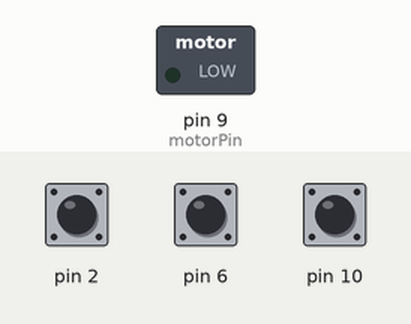
Simulated run of this sketch. Board: Arduino Uno, built with avr-gcc and run on an emulated ATmega328P. Parts: switched loads named in the sketch (green lamp = pin HIGH). The test bench sets the inputs (shaded band); at power-on: pin 2 HIGH, pin 6 HIGH, pin 10 HIGH. What the sketch prints to the serial monitor is not drawn.

Above: at 1.2 s.
1.3 s: pin 2 pulled LOW for 0.15 s
At 1.7 s:
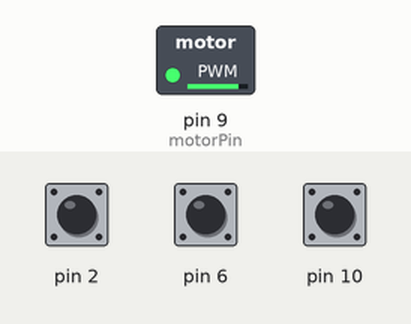
2.9 s: pin 6 pulled LOW for 0.15 s
6.0 s: pin 10 pulled LOW for 0.15 s
9.1 s: pin 2 pulled LOW for 1 s
13.1 s: pin 6 pulled LOW for 1 s
17.1 s: pin 10 pulled LOW for 1 s
Timing chart, 0 to 20.1 s (numbered marks = the images above; inputs shaded):
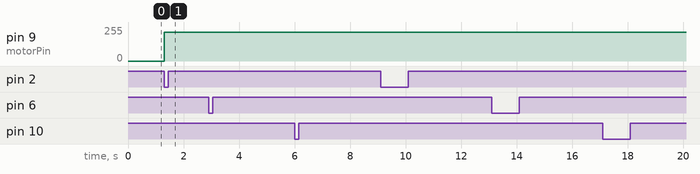

The sketch:

automata_alternate.ino
```cpp
#include <CapacitiveSensor.h>

long automataCS;
long bracelet1, bracelet2;
int motorPin = 9;
int braceletStates[2] = {0}; // index position (0 or 1) refers to either bracelet1 or bracelet2

CapacitiveSensor cs_3_2 = CapacitiveSensor(3, 2);  // 10 megohm resistor between pins 4 & 2, pin 2 is sensor pin, add wire, foil
CapacitiveSensor cs_7_6 = CapacitiveSensor(7, 6);
CapacitiveSensor cs_11_10 = CapacitiveSensor(11, 10);

enum {
  A,
  B,
  C,
  D
} state;


void setup() {
  pinMode(motorPin, OUTPUT);
  Serial.begin(9600);
  Serial.println("start");
  cs_3_2.set_CS_AutocaL_Millis(0xFFFFFFFF);  // turn off autocalibrate on channel 1 - just as an example Serial.begin(9600);
  cs_7_6.set_CS_AutocaL_Millis(0xFFFFFFFF);
  cs_11_10.set_CS_AutocaL_Millis(0xFFFFFFFF);

}

void getBracelet(int b, int idb) {

switch (b) {
    case 30 ... 100:
      if(!idb) braceletStates[0] = A;
      if(idb) braceletStates[1] = A;
      // Serial.println("AA");
      break;

    case 101 ... 400:
      if(!idb) braceletStates[0] = B;
      if(idb) braceletStates[1] = B;
      // Serial.println("BB");
      break;

    case 401 ... 6000:
      if(!idb) braceletStates[0] = A;
      if(idb) braceletStates[1] = B;
      //  Serial.println("AB");
      break;

    default:
      if(!idb) braceletStates[0] = B;
      if(idb) braceletStates[1] = A;
      // Serial.println("BA");
      break;
  }

}

void runBState() {

if (automataCS > 30){
  if (braceletStates[0] == A && braceletStates[1] == A) {
      analogWrite(motorPin, 200);  // Low power to motor
        // Serial.println("V1.");

    } else if (braceletStates[0] == B && braceletStates[1] == B) {
      analogWrite(motorPin, 215);  // Medium power to motor
        // Serial.println("V2");

    } else if (braceletStates[0] == A && braceletStates[1] == B) {
      analogWrite(motorPin, 230);  // Medium power to motor
        // Serial.println("V3");

    } else if (braceletStates[0] == B && braceletStates[1] == A) {
      analogWrite(motorPin, 250);  // High power to motor
        // Serial.println("V4");

    }
}
}

void loop() {

  automataCS = cs_3_2.capacitiveSensor(30);
  bracelet1 = cs_7_6.capacitiveSensor(30);
  bracelet2 = cs_11_10.capacitiveSensor(30);

  getBracelet(bracelet1, 0); // set the state of bacelet1 acording to value thresholds
  getBracelet(bracelet2, 1);// set the state of bacelet2 acording to value thresholds
  getBracelet(automataCS, 2);
  // Serial.println(braceletStates[0]);

  runBState(); // power motor at a set intensity for each state configuration

  Serial.print("autoCS: ");  // tab character for debug window spacing
  Serial.print(automataCS);  // print sensor output 1

 Serial.print("\t");
 Serial.print("b1: ");
 Serial.print(bracelet1);


  Serial.print("\t");
  Serial.print("b2: ");
  Serial.println(bracelet2);

  delay(10);  // arbitrary delay to limit data to serial port

}
```

Measured:
- after the input at 1.3 s, pin 9 (motorPin): 0/255 → 215/255 at once
- after the input at 2.9 s, every drawn part: stays the same
- after the input at 6.0 s, every drawn part: stays the same
- after the input at 9.1 s, every drawn part: stays the same
- after the input at 13.1 s, every drawn part: stays the same
- after the input at 17.1 s, every drawn part: stays the same
